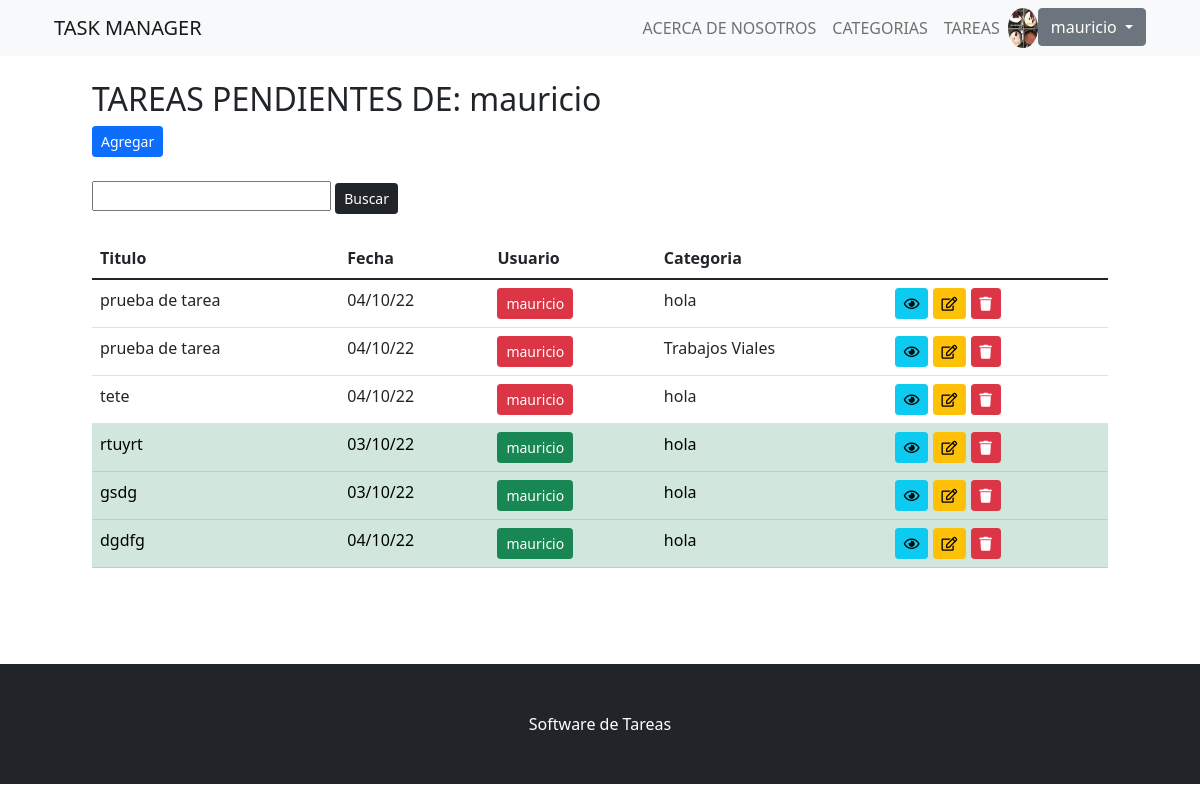
The app's page /tarea_usuario/1 (signed in) with its own data.
### app_tareas/models.py (models this page shows, shortened)
class Avatar(models.Model):
    user = models.OneToOneField(User, on_delete= models.CASCADE, null=True)
    imagen = models.ImageField(upload_to= 'avatares', null= True, blank = True)

class Tarea(models.Model):
    usuario = models.ForeignKey(User,null=False, on_delete=models.CASCADE)
    titulo = models.CharField(max_length=200,null=False)
    descripcion = models.TextField(null=False)
    completo = models.BooleanField(default=False)
    creado = models.DateTimeField(auto_now_add=True)
    categoria = models.ForeignKey(Categoria,null=False,on_delete=models.PROTECT)
    class Meta:
        ordering = ['completo']

class Categoria(models.Model):
    descripcion = models.CharField(max_length=100)
    def __str__(self):
        return self.descripcion

### app_tareas/views.py (the view)
# urls.py: path('tarea_usuario/<int:usuario_id>', tarea , name ='tarea_usuario'),
def tarea(request, usuario_id):
    user = User.objects.filter(id = usuario_id)
    tareas = Tarea.objects.filter(usuario_id = user[0])
    return render(request, "app_tareas/tareas/tarea_usuario.html", {'tareas': tareas, 'usuario': user[0]})

### app_tareas/templates/app_tareas/tareas/tarea_usuario.html (shortened to what this page needs)
{% extends 'app_tareas/plantilla_base.html' %}
{% block contenido %}
<div class = 'container'>
    <h2>TAREAS PENDIENTES DE: {{usuario}}</h2>
    <a href="{% url 'crear_tarea' %}" class="btn btn-primary btn-sm">Agregar</a>
</div>
<br>
<div class="container">
    <form action="" method="GET">
        <input type="text" name="buscar" value = "{{valor_buscado}}">
        <input type="submit" value="Buscar" class="btn btn-dark btn-sm">
    </form>
</div>
<br>
<div class ='container'>
    <div class = 'row'>
        <div class = 'col'>
            <table class = 'table table-hover table-responsive-sm overflow-y: hidden'>
                <thead>
                    <tr>
                        <th>Titulo</th>
                        <th>Fecha</th>
                        <th>Usuario</th>
                        <th>Categoria</th>
                        <th></th>
                    </tr>
                </thead>
                <tbody>
                    {% for i in tareas %}
                    <tr>
                        {% if i.completo %}
                            <td class="table-success">{{i.titulo}}</td>
                            <td class="table-success">{{i.creado|date:"d/m/y"}}</td>
                            <td class="table-success"><a href="{% url 'tarea_usuario' i.usuario_id %}" class="btn btn-success btn-sm">{{i.usuario}}</a></td>
                            <td class="table-success">{{i.categoria}}</td>
                            <td class="table-success"><a id = visualizar href="{% url 'tarea' i.id %}" class="btn  btn-info btn-sm"><i class="far fa-eye"></i></a>
                            <a id = editar href="{% url 'editar_tarea' i.id %}" class="btn btn-warning btn-sm"><i class="far fa-edit"></i></a>
                            <a id = eliminar href="{% url 'eliminar_tarea' i.id %}" class="btn btn-danger btn-sm"><i class="fas fa-trash"></i></a></td>
                        {% else %}
                            <td>{{i.titulo}}</td>
                            <td>{{i.creado|date:"d/m/y"}}</td>
                            <td><a href="{% url 'tarea_usuario' i.usuario_id %}" class="btn btn-danger btn-sm">{{i.usuario}}</a></td>
                            <td>{{i.categoria}}</td>
                            <td><a id = visualizar href="{% url 'tarea' i.id %}" class="btn  btn-info btn-sm"><i class="far fa-eye"></i></a>
                            <a  id = editar href="{% url 'editar_tarea' i.id %}" class="btn btn-warning btn-sm"><i class="far fa-edit"></i></a>
                            <a  id = eliminar href="{% url 'eliminar_tarea' i.id %}" class="btn btn-danger btn-sm"><i class="fas fa-trash"></i></a></td>
                        {% endif %}
                    </tr>
                    {% empty %}
                    <h3> No hay elementos en esta lista </h3>
                    {% endfor %}
                </tbody>
            </table>
        </div>
    </div>
</div>
{% endblock contenido %}

### app_tareas/templates/app_tareas/plantilla_base.html (shortened to what this page needs)
<!DOCTYPE html>
<html lang="en">
    <head>
        <link rel="stylesheet" href="https://cdnjs.cloudflare.com/ajax/libs/font-awesome/5.15.4/css/all.min.css">
        {% load static %}
        <link href="{% static 'app_tareas/css/styles.css' %}" rel="stylesheet" />
    </head>
    <body id="page-top">
        <nav class="navbar navbar-expand-lg navbar-light bg-light fixed-top" id="mainNav">
            <div class="container px-4">
                <a class="navbar-brand" href="{% url 'home' %}">TASK MANAGER</a>
                <div class="collapse navbar-collapse" id="navbarResponsive">
                    <ul class="navbar-nav ms-auto">
                        <li class="nav-item"><a class="nav-link" href="{% url 'about' %}">ACERCA DE NOSOTROS</a></li>
                        <li class="nav-item"><a class="nav-link" href="{% url 'categorias' %}">CATEGORIAS</a></li>
                        <li class="nav-item"><a class="nav-link" href="{% url 'tareas' %}">TAREAS</a></li>
                        {% if user.is_authenticated %}
                            {% if user.avatar%}
                        <img src="{{ user.avatar.imagen.url }}" style="width: 30px; height; 30px; border-radius: 100%;" />
                            {% endif %}
                            <div class="dropdown">
                                <button class="btn btn-secondary dropdown-toggle" type="button" id="dropdownMenuButton1" data-bs-toggle="dropdown" aria-expanded="false">
                                {{ user.username }}
                                </button>
                            </div>
                        {% else %}
                        <li class="nav-item"><a class="btn btn-success btn-sm" style="margin: 5px;" href="{% url 'login' %}">INICIAR SESION</a></li>
                        <li class="nav-item"><a class="btn btn-primary btn-sm"  style="margin: 5px;" href="{% url 'registro' %}">REGISTRARSE</a></li>
                        {% endif %}
                    </ul>
                </div>
            </div>
        </nav>
        <section style="padding:80px;">
            {% block contenido %}
            {% endblock contenido %}
        </section>
        <footer class="py-5 bg-dark">
            <div class="container px-4"><p class="m-0 text-center text-white">Software de Tareas</p></div>
        </footer>
    </body>
</html>

### records on screen
Tarea: titulo "prueba de tarea", creado "04/10/22", usuario "mauricio", categoria "hola"
Tarea: titulo "prueba de tarea", creado "04/10/22", usuario "mauricio", categoria "Trabajos Viales"
Tarea: titulo "tete", creado "04/10/22", usuario "mauricio", categoria "hola"
Tarea: titulo "rtuyrt", creado "03/10/22", usuario "mauricio", categoria "hola"
Tarea: titulo "gsdg", creado "03/10/22", usuario "mauricio", categoria "hola"
Tarea: titulo "dgdfg", creado "04/10/22", usuario "mauricio", categoria "hola"

### other values on screen
{{ user.username }} "mauricio"
{{ usuario }} "mauricio"
